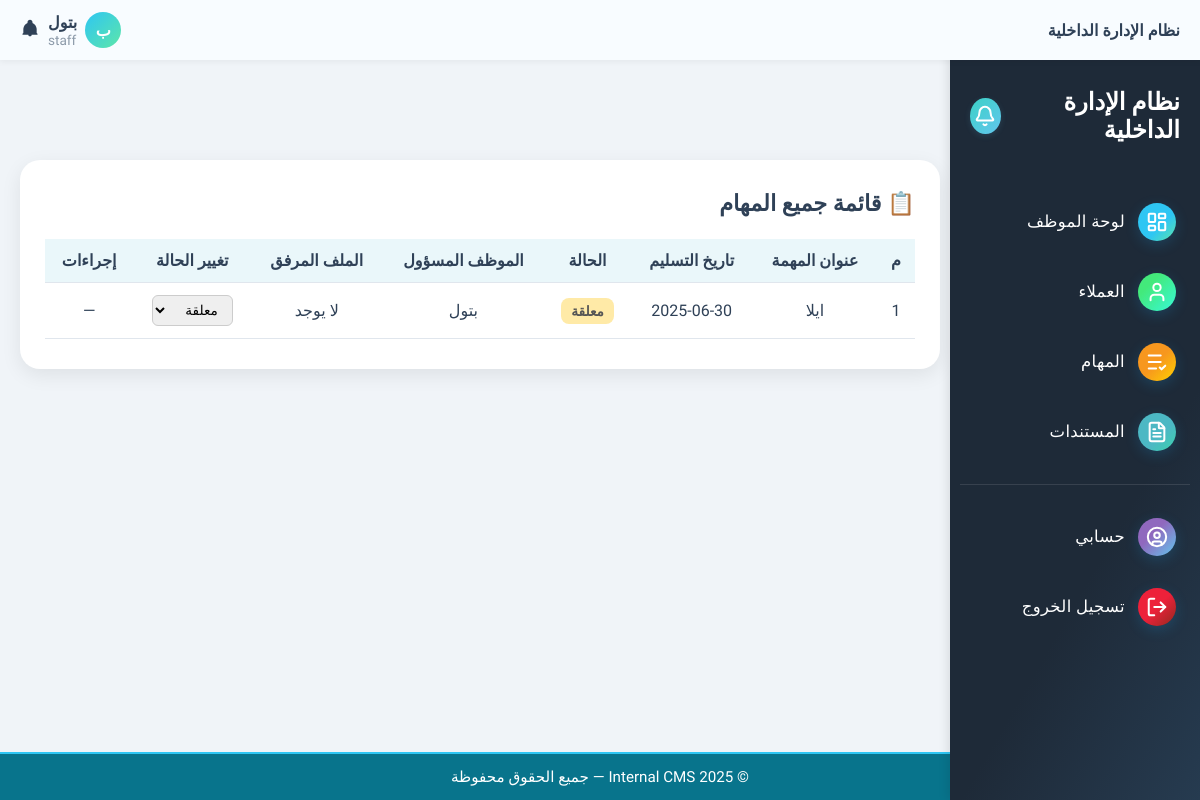
Page /tasks/ (signed in) on the earlier database version.
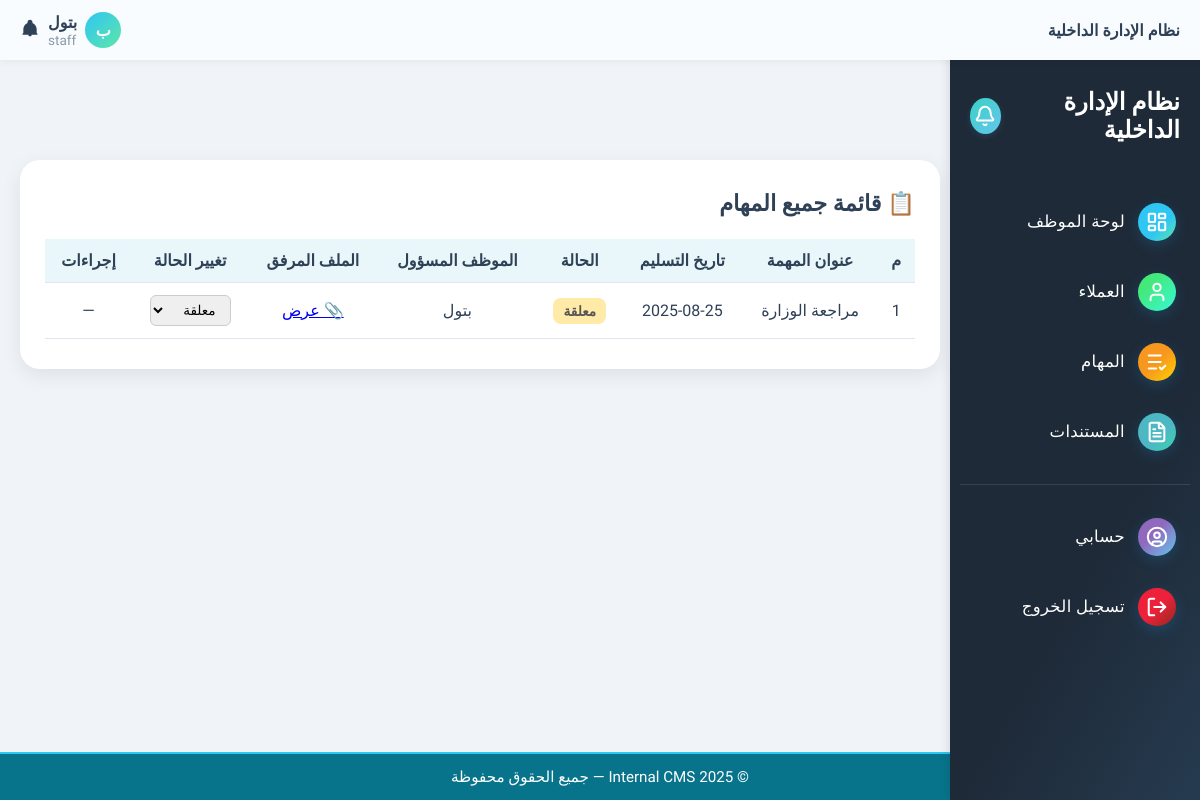
Same page on the later database version.
### tasks/models.py (models this page shows, shortened)
class Task(models.Model):
    STATUS_CHOICES = [
        ('pending', 'قيد التنفيذ'),
        ('completed', 'منتهية'),
        ('overdue', 'متأخرة'),
    ]
    title = models.CharField(max_length=255, verbose_name='عنوان المهمة')
    description = models.TextField(blank=True, verbose_name='الوصف')
    assigned_to = models.ForeignKey(User, on_delete=models.SET_NULL, null=True, blank=True, verbose_name='الموظف المكلّف')
    client = models.ForeignKey(Client, on_delete=models.SET_NULL, null=True, blank=True, verbose_name='العميل')
    status = models.CharField(max_length=20, choices=STATUS_CHOICES, default='pending', verbose_name='الحالة')
    due_date = models.DateField(null=True, blank=True, verbose_name='تاريخ الاستحقاق')
    file_url = models.URLField(max_length=1024, blank=True, null=True, verbose_name='رابط الملف')
    file_path = models.CharField(max_length=512, blank=True, null=True, verbose_name='مسار الملف')
    documents = models.ManyToManyField('content.Document', blank=True, verbose_name='مستندات إضافية')
    created_at = models.DateTimeField(auto_now_add=True, verbose_name='تاريخ الإنشاء')
    class Meta:
        verbose_name = 'مهمة'
        verbose_name_plural = 'المهام'
        ordering = ['-created_at']  # ترتيب المهام الأحدث أولاً

### tasks/views.py (the view)
# urls.py: path('', views.task_list_view, name='task_list'),
@login_required
@role_required(['admin', 'staff'])
def task_list_view(request):
    user = request.user
    role = user.userprofile.role.name
    if role == 'admin':
        tasks = Task.objects.all()
    else:
        tasks = Task.objects.filter(assigned_to=user)
    return render(request, 'tasks/list.html', {'all_tasks': tasks})

### core/context_processors.py (called while the page is built)
def user_role(request):
    role = None
    if request.user.is_authenticated:
        if hasattr(request.user, 'userprofile'):
            role = request.user.userprofile.role.name
    return {'role': role}

### templates/tasks/list.html (shortened to what this page needs)
{% extends "base.html" %}
{% block content %}
<div class="tasks-container">
  <div class="tasks-card">
    <div class="header-row" style="display:flex;justify-content:space-between;align-items:center;margin-bottom:22px;">
      <h2 style="margin:0;">📋 قائمة جميع المهام</h2>
    </div>
    <div class="table-responsive">
      <table class="tasks-table">
        <thead>
          <tr>
            <th>م</th>
            <th>عنوان المهمة</th>
            <th>تاريخ التسليم</th>
            <th>الحالة</th>
            <th>الموظف المسؤول</th>
            <th>الملف المرفق</th>
            <th>تغيير الحالة</th>
            <th>إجراءات</th>
          </tr>
        </thead>
        <tbody>
          {% for task in all_tasks %}
          <tr>
            <td>{{ forloop.counter }}</td>
            <td>{{ task.title }}</td>
            <td>{{ task.due_date|date:"Y-m-d"|default:"—" }}</td>
            <td>
              {% if task.status == 'pending' %}
                <span class="badge badge-warning">معلقة</span>
              {% elif task.status == 'completed' %}
                <span class="badge badge-success">مكتملة</span>
              {% elif task.status == 'overdue' %}
                <span class="badge badge-danger">متأخرة</span>
              {% endif %}
            </td>
            <td>
              {% if task.assigned_to %}
                {{ task.assigned_to.get_full_name|default:task.assigned_to.username }}
              {% else %}
                —
              {% endif %}
            </td>
            <td>
              {% if task.file_url %}
                <a href="{{ task.file_url }}" target="_blank" class="btn btn-sm btn-outline-info">📎 عرض</a>
              {% else %}
                <span class="text-muted">لا يوجد</span>
              {% endif %}
            </td>
            <td>
              <select class="form-select update-status" data-task-id="{{ task.id }}">
                <option value="pending" {% if task.status == 'pending' %}selected{% endif %}>معلقة</option>
              </select>
            </td>
            <td>
              {% if request.user.userprofile.role.name == 'admin' %}
                <button class="btn btn-sm btn-outline-danger delete-task-btn" data-task-id="{{ task.id }}">🗑 حذف</button>
              {% else %}
                <span class="text-muted">—</span>
              {% endif %}
            </td>
          </tr>
          {% empty %}
          <tr>
            <td colspan="8" class="empty-row">لا توجد مهام مسجلة.</td>
          </tr>
          {% endfor %}
        </tbody>
      </table>
    </div>
  </div>
</div>
{% endblock %}

Differences in the rows shown:
removed Task: title "ايلا", due_date "2025-06-30", shows "معلقة", assigned_to.get_full_name "بتول", shows "لا يوجد", status+id "معلقة"
added Task: title "مراجعة الوزارة", due_date "2025-08-25", shows "معلقة", assigned_to.get_full_name "بتول", status+id "معلقة"
